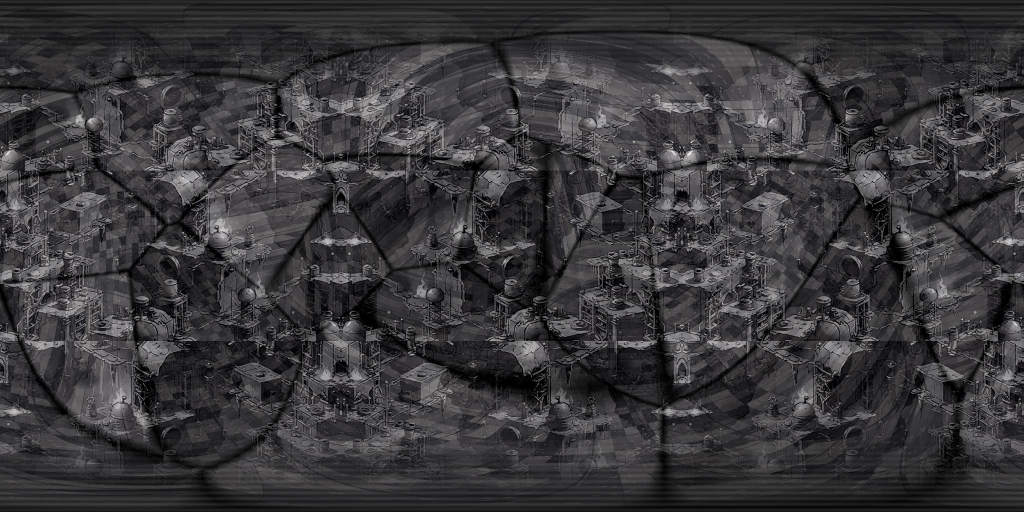
#> input picture assets/planets/machine_iron.jpg, 2048 x 1024 px (shown at 1/2 size); its folder holds 8 pictures in this run
$ python render_cybertron_options.py
#> lines starting #> are read from the running program, lines starting #| are printed output that depends on the picture
#!/usr/bin/env python3
"""render_cybertron_options.py - offline equirectangular->lit-sphere renderer (task C5).

Renders the three machine-world OPTIONS through ONE identical pipeline so they compare
honestly side by side, and prints a real measurement block per render (disc mean, lit-face
mean, emissive mean, centre/edge ratio) taken FROM the produced pixels, not asserted. This
is the reproducer behind the C5 decision artifact; it is a comparison instrument, not the
shipping renderer - the shipped look is cybertron.js's three.js displaced PBR mesh.

  A  procedural surface (assets/gen_cybertron.py)        iron, flat-mapped, smooth normals
  B  generator-art hybrid (assets/gen_painted_cybertron) painted_cybertron
  C  displaced PBR mesh (cybertron.js, SHIPPED)          iron, height-displaced + AO + rim

C shares A's surface on purpose: the comparison isolates exactly what the proper mesh adds.

    py -3.13 tools/render_cybertron_options.py          # PNGs -> $RENDER_OUT or cwd
"""
import os, numpy as np
from PIL import Image

HERE = os.path.dirname(os.path.abspath(__file__))
PL = os.path.join(os.path.dirname(HERE), 'assets', 'planets')   # <repo>/assets/planets
OUT = os.environ.get('RENDER_OUT') or os.getcwd()

N = 720                       # canvas px (square)
R = 330.0                     # disc radius px
CX = CY = N / 2.0
LON0 = 0.35                   # fixed world rotation (radians) so an interesting face shows
LDIR = np.array([-0.45, 0.42, 0.79]); LDIR = LDIR / np.linalg.norm(LDIR)  # key light
AMBIENT = 0.14
SKIN_DARK = 0.62             # ~cybertron.js SKIN_DARK: keeps the world dark by construction
EMIS_GAIN = 1.05

def load(name, size=None):
#> called with name = 'machine_iron.jpg', size = (2048, 1024)
    im = Image.open(os.path.join(PL, name)).convert('RGB')
#> im is the input picture: PIL image 2048x1024 RGB; mean R, G, B 57, 56.1, 58.2
    if size: im = im.resize(size, Image.BILINEAR)
    return np.asarray(im).astype(np.float32) / 255.0

# [62 lines left out: functions sample, geom, render, not called in this run]

def main():
    os.makedirs(OUT, exist_ok=True)
    a_alb, a_emi = load('machine_iron.jpg', (2048, 1024)), load('machine_iron_e.jpg', (2048, 1024))
#> call 2 of load, with name = 'machine_iron_e.jpg', size = (2048, 1024)
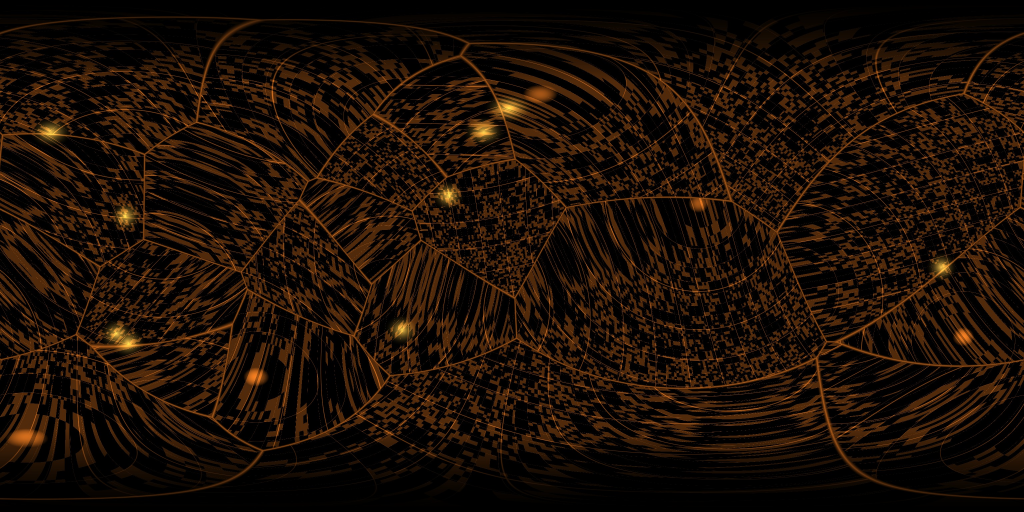
#> input picture assets/planets/machine_iron_e.jpg, 3072 x 1536 px (shown at 1/3 size)
#> in load, im is the input picture: PIL image 3072x1536 RGB; mean R, G, B 28.6, 15.4, 6.3
    jobs = [
        ('A', 'option_a.png', dict(albedo=a_alb, emissive=a_emi)),
        ('B', 'option_b.png', dict(albedo=load('painted_cybertron.jpg', (2048, 1024)),
                                    emissive=load('painted_cybertron_e.jpg', (2048, 1024)))),
        ('C', 'option_c.png', dict(albedo=a_alb, emissive=a_emi,
                                    height=load('machine_iron_h.jpg', (2048, 1024)),
                                    ao=load('machine_iron_ao.jpg', (2048, 1024)),
                                    pbr=True, atmo_tint=(0.10, 0.20, 0.42))),
    ]
#> call 3 of load, with name = 'painted_cybertron.jpg', size = (2048, 1024)
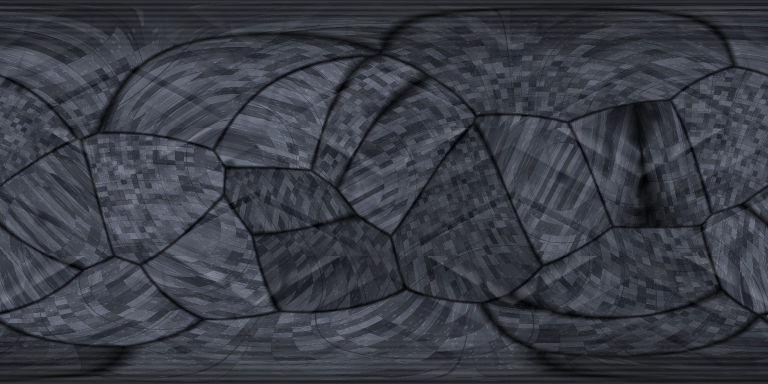
#> input picture assets/planets/painted_cybertron.jpg, 1536 x 768 px (shown at 1/2 size)
#> in load, im is the input picture: PIL image 1536x768 RGB; mean R, G, B 57.6, 60.8, 69.6
#> call 4 of load, with name = 'painted_cybertron_e.jpg', size = (2048, 1024)
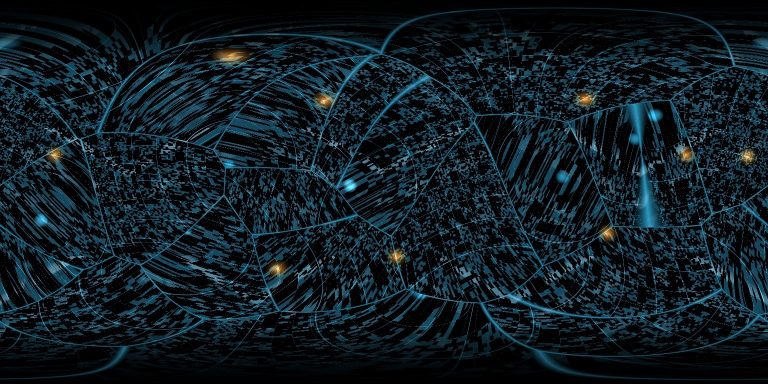
#> input picture assets/planets/painted_cybertron_e.jpg, 1536 x 768 px (shown at 1/2 size)
#> in load, im is the input picture: PIL image 1536x768 RGB; mean R, G, B 14.8, 28.6, 35.7
#> in load (call 4), `if size: im = im.resize(size, Image.BILINEAR)`:
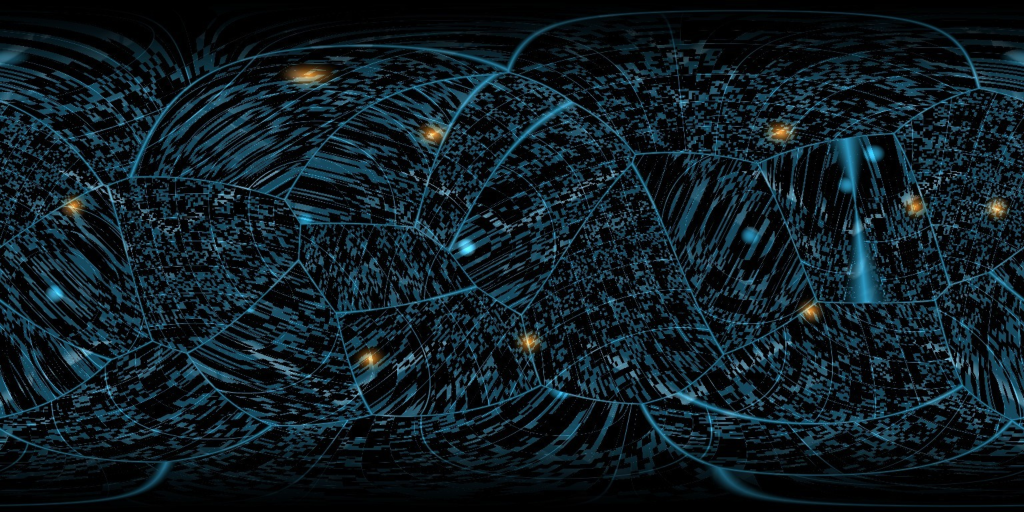
#> im: PIL image 2048x1024 RGB (shown at 1/2 size); mean R, G, B 14.9, 28.7, 35.8
    for k, fn, kw in jobs:
        img, m = render(**kw)
        p = os.path.join(OUT, fn); img.save(p)
        print(f"OPTION {k}: disc_mean={m['disc_mean']:.1f} lit_mean={m['lit_mean']:.1f} "
              f"emis_mean={m['emis_mean']:.2f} centre/edge={m['centre_edge']:.2f} "
              f"lit_frac={m['lit_frac']:.2f}  -> {p}")

if __name__ == '__main__':
#> (the run stopped early here; a loop or call above may not have finished)
